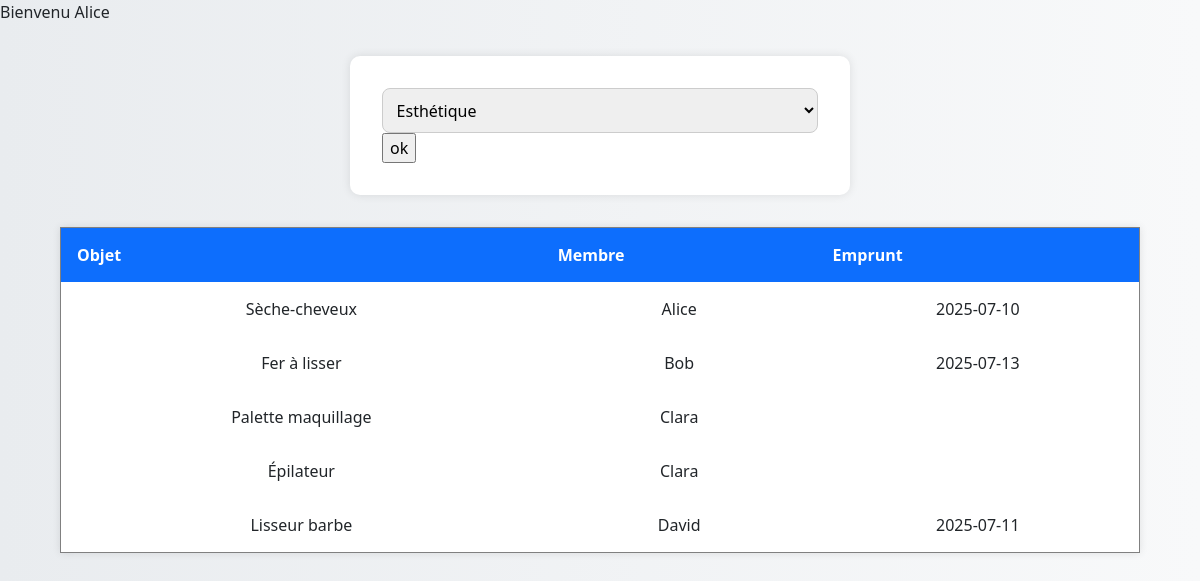
Page /pages/accueil.php?cat=Esthétique (signed in) on the committed database.
### tables this page shows
CREATE TABLE s2_objet
(
    id_objet int primary key AUTO_INCREMENT,
    nom_objet varchar(20),
    id_categorie int,
    id_membre int, 
    FOREIGN KEY (id_categorie)  REFERENCES s2_categorie_objet (id_categorie) ON DELETE CASCADE,
    FOREIGN KEY (id_membre) REFERENCES s2_membre (id_membre) ON DELETE CASCADE
);

CREATE TABLE s2_membre
(
    id_membre int primary key AUTO_INCREMENT,
    nom char(25),
    date_de_naissance date,
    genre char(10),
    Email varchar(70),
    ville char(25),
    MotDepasse varchar(20),
    image_profil varchar(200)    
);

CREATE TABLE s2_emprunt
(
    id_emprunt  int primary key AUTO_INCREMENT,
    id_objet int,
    id_membre int,
    date_emprunt date,
    date_retour date,
    FOREIGN KEY (id_objet)  REFERENCES s2_objet (id_objet) ON DELETE CASCADE,
    FOREIGN KEY (id_membre) REFERENCES s2_membre (id_membre) ON DELETE CASCADE
);

### includer/connection.php (called while the page is built, shortened)
<?php
function dbconnect()
{
    static $connect = null;
    if ($connect === null) {
        $connect = mysqli_connect('localhost', 'root', '', 'db_s2_ETU003993');
        mysqli_set_charset($connect, 'utf8mb4');
    }
    return $connect;
}
?>

### includer/fonction.php (called while the page is built, shortened)
<?php
require("connection.php");
function list_cat() {
    $sql="SELECT s2_categorie_objet.id_categorie as id,s2_categorie_objet.nom_categorie as nom FROM s2_categorie_objet";
    $connect = mysqli_query(dbconnect(), $sql);
    $connect = mysqli_query(dbconnect(), $sql);
    $resultat=[];
    while($donnees = mysqli_fetch_assoc($connect)){
        $resultat[]= $donnees ;
    }
    return $resultat;
}
function aff_objet($objet)
{
    $sql="SELECT s2_objet.nom_objet as obj,s2_categorie_objet.nom_categorie as categorie,s2_emprunt.date_retour as emp,s2_membre.nom as nom
    FROM s2_objet
    JOIN s2_membre ON s2_objet.id_membre = s2_membre.id_membre
    JOIN s2_categorie_objet ON s2_objet.id_categorie = s2_categorie_objet.id_categorie
    JOIN s2_emprunt ON s2_objet.id_objet = s2_emprunt.id_objet
    WHERE s2_categorie_objet.nom_categorie ='$objet'";
    $connect = mysqli_query(dbconnect(), $sql);
    return $connect;
}
?>

### pages/accueil.php (the view, shortened to what this page needs)
<?php
require("../includer/fonction.php");
$_nom = $_SESSION['nom'];
echo "Bienvenu $_nom";
$donne = list_cat();
?>
<!DOCTYPE html>
<html lang="en">
<head>
    <link rel="stylesheet" href="../assets/css/styles.css">
    <link href="../assets/css/bootstrap.min.css" rel="stylesheet">
</head>
<body>
<form action="traitements/traitement_cat.php" method="post">
        <select name="categorie">
            <?php foreach($donne as $result) { ?>
                <option value="<?= $result["nom"] ?>"><?= $result["nom"] ?></option>
           <?php } ?>
        </select>
        <input type="submit" value="ok">
</form>
    <?php if(isset($_GET['cat']))  {
        $val=aff_objet($_GET['cat']) ?>
        <table border="1px">
            <th>Objet</th>
            <th>Membre</th>
            <th>Emprunt</th>
            <?php while($ls = mysqli_fetch_assoc($val))  {  ?>
                <tr>
                    <td><?= $ls['obj']?></td>
                    <td><?= $ls['nom']?></td>
                    <td><?= $ls['emp']?></td>
                </tr>
            <?php }  ?>
        </table>
       <?php }  ?>
</body>
</html>

### assets/css/styles.css (style rules this page uses)
:root { --primary: #0d6efd; --secondary: #6c757d; --light: #f8f9fa; --dark: #212529; --accent: #6610f2; --danger: #dc3545; }
body { font-family: 'Segoe UI', Tahoma, Geneva, Verdana, sans-serif; background: linear-gradient(to right, #e9ecef, #f8f9fa); margin: 0; padding: 0; }
form { max-width: 500px; margin: 2rem auto; background-color: white; padding: 2rem; border-radius: 10px; box-shadow: 0 0 10px rgba(0,0,0,0.1); }
input[type="text"], input[type="email"], input[type="password"], input[type="date"], select { width: 100%; padding: 0.6rem; border: 1px solid #ccc; border-radius: 8px; margin-top: 0.3rem; }
table { width: 90%; margin: 2rem auto; border-collapse: collapse; background-color: #fff; box-shadow: 0 0 8px rgba(0,0,0,0.1); }
th, td { padding: 1rem; text-align: center; border: 1px solid #dee2e6; }
th { background-color: var(--primary); color: white; }

### rows in the picture
s2_objet: nom_objet "Sèche-cheveux", id_membre.nom "Alice", s2_emprunt.date_retour "2025-07-10"
s2_objet: nom_objet "Fer à lisser", id_membre.nom "Bob", s2_emprunt.date_retour "2025-07-13"
s2_objet: nom_objet "Palette maquillage", id_membre.nom "Clara"
s2_objet: nom_objet "Épilateur", id_membre.nom "Clara"
s2_objet: nom_objet "Lisseur barbe", id_membre.nom "David", s2_emprunt.date_retour "2025-07-11"

### other values in the picture
$_nom "Alice"
form field categorie "Esthétique"
